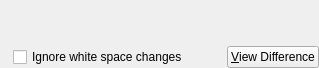
<ui version="4.0" >
 <author></author>
 <comment></comment>
 <exportmacro></exportmacro>
 <class>ModOnHdWidget</class>
 <widget class="QWidget" name="ModOnHdWidget" >
  <property name="geometry" >
   <rect>
    <x>0</x>
    <y>0</y>
    <width>319</width>
    <height>68</height>
   </rect>
  </property>
  <property name="windowTitle" >
   <string>Form</string>
  </property>
  <layout class="QGridLayout" >
   <property name="margin" >
    <number>0</number>
   </property>
   <property name="spacing" >
    <number>6</number>
   </property>
   <item rowspan="2" row="0" column="0" >
    <widget class="QLabel" name="lblIcon" />
   </item>
   <item row="1" column="1" >
    <widget class="QCheckBox" name="chkIgnoreWhiteSpaces" >
     <property name="sizePolicy" >
      <sizepolicy>
       <hsizetype>7</hsizetype>
       <vsizetype>0</vsizetype>
       <horstretch>0</horstretch>
       <verstretch>0</verstretch>
      </sizepolicy>
     </property>
     <property name="text" >
      <string>Ignore white space changes</string>
     </property>
    </widget>
   </item>
   <item row="1" column="2" >
    <widget class="QPushButton" name="btnDiff" >
     <property name="whatsThis" >
      <string>Calculates the difference between the editor contents and the disk file using diff(1).</string>
     </property>
     <property name="text" >
      <string>&amp;View Difference</string>
     </property>
    </widget>
   </item>
   <item row="0" column="1" colspan="2" >
    <widget class="QLabel" name="lblText" />
   </item>
  </layout>
 </widget>
 <pixmapfunction></pixmapfunction>
 <resources/>
 <connections/>
</ui>
